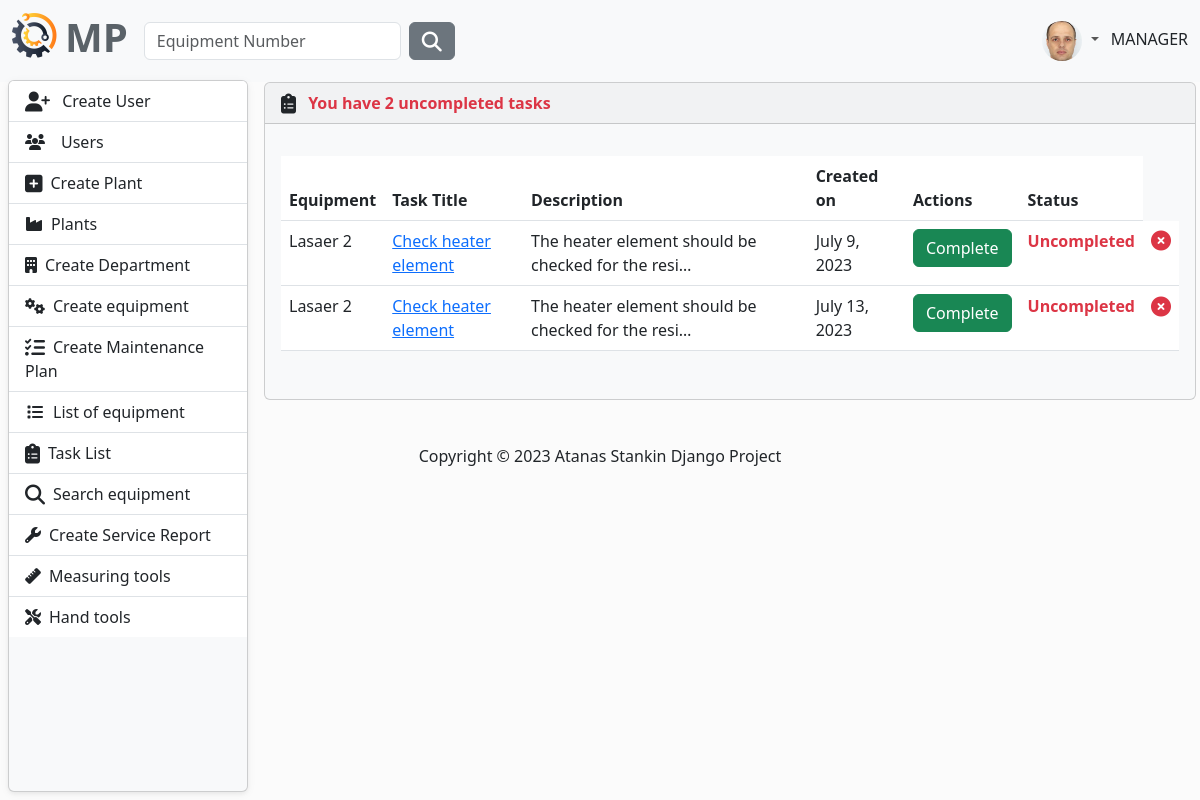
/task/task-list/ (signed in), run on the app's committed database.
### MaintenancePlanner/accounts/models.py (models this page shows, shortened)
class AppUser(AbstractUser, PermissionsMixin):
    first_name = models.CharField(
        max_length=30,
        validators=[
            MinLengthValidator(2),
            user_name_validator,
        ]
    )
    last_name = models.CharField(
        max_length=30,
        validators=[
            MinLengthValidator(2),
            user_name_validator,
        ]
    )
    email = models.EmailField(unique=True)
    class Role(models.TextChoices):
        MANAGER = "MANAGER", 'Manager'
        SUPERVISOR = "SUPERVISOR", 'Supervisor'
        OPERATOR = "OPERATOR", 'Operator'
    role = models.CharField(max_length=50, choices=Role.choices)

class Profile(models.Model):
    user = models.OneToOneField(AppUser, on_delete=models.CASCADE)
    image = models.ImageField(
        default='images/default.jpg',
        null=True,
        blank=True,
        upload_to='images/'
    )

### MaintenancePlanner/task/models.py (models this page shows, shortened)
class Task(models.Model):
    technician = models.ForeignKey(UserModel, on_delete=models.CASCADE)
    equipment = models.ForeignKey(
        to=Equipment,
        on_delete=models.CASCADE,
    )
    title = models.CharField(
        max_length=256,
    )
    description = models.TextField(null=True, blank=True)
    complete = models.BooleanField(default=False)
    created_on = models.DateField(auto_now_add=True)
    class Meta:
        ordering = ['complete']

### MaintenancePlanner/equipment/models.py (models this page shows)
class Equipment(models.Model):
    description = models.CharField(
        max_length=30,
        validators=[equipment_name_validator],
    )
    type = models.CharField(
        max_length=30,
        choices=TYPE_OF_EQUIPMENT
    )
    acquisition_date = models.DateField(
        blank=True,
        null=True,
        verbose_name='Acquisition Date',
    )
    acquisition_value = models.FloatField(
        blank=True,
        null=True,
        verbose_name='Acquisition Value',
    )
    currency_code = models.CharField(
        max_length=10,
        choices=CURRENCY_CHOICES,
        default='EUR',
    )
    year_of_manufacture = models.PositiveIntegerField(
        verbose_name='Year of Manufacture',
        null=True,
        blank=True,
    )
    manufacturer = models.CharField(
        max_length=30,
        blank=True,
        null=True,
    )
    model_number = models.CharField(
        max_length=30,
        blank=True,
        null=True,
        verbose_name='Model Number'
    )
    part_number = models.CharField(
        max_length=30,
        blank=True,
        null=True,
        verbose_name='Manufacturer Part Number',
    )
    serial_number = models.CharField(
        max_length=30,
        blank=True,
        null=True,
        verbose_name='Manufacturer Serial Number',
    )
    plant = models.ForeignKey(
        to=Plant,
        on_delete=models.CASCADE)
    department = models.ForeignKey(
        to=Department,
        on_delete=models.CASCADE)
    def __str__(self):
        return self.description

### MaintenancePlanner/task/views.py (the view)
# urls.py: path('task-list/', UserTaskList.as_view(), name='user-task-list'),
class UserTaskList(LoginRequiredMixin, ListView):
    model = Task
    context_object_name = 'tasks'
    template_name = 'user-task-list.html'
    ordering = ['equipment']
    def get_context_data(self, **kwargs):
        context = super().get_context_data(**kwargs)
        context['tasks'] = context['tasks'].filter(technician=self.request.user)
        context['count'] = context['tasks'].filter(complete=False).count()
        return context

### MaintenancePlanner/task/templates/user-task-list.html (shortened to what this page needs)
{% extends "base.html" %}
{% block content %}
    <article>
        {% if tasks %}
            <div class="card bg-light ms-1 me-4 mb-4 mt-0">
                <div class="card-header">
                    <i class="fa-solid fa-clipboard-list fa-lg me-2"></i>
                    {% if count > 0 %}
                        <span class="text-danger">
                            <strong>You have {{ count }} uncompleted task{{ count|pluralize:'s' }}</strong>
                        </span>
                    {% else %}
                        <span class="text-success">
                            <strong>You don't have any uncompleted task</strong>
                        </span>
                    {% endif %}
                </div>
                <div class="card-body">
                    <p class="card-text">
                    <div class="table-responsive">
                        <table class="table table-hover">
                            <thead>
                            <tr>
                                <th scope="col">Equipment</th>
                                <th scope="col">Task Title</th>
                                <th scope="col">Description</th>
                                <th scope="col">Created on</th>
                                <th scope="col">Actions</th>
                                <th scope="col">Status</th>
                            </tr>
                            </thead>
                            <tbody>
                            {% for task in  tasks %}
                                <tr>
                                    <td>
                                        {{ task.equipment }}
                                    </td>
                                    <td>
                                        <a class="link-primary" href="{% url 'user-update-task' task.id %}">
                                            {{ task.title }}
                                        </a>
                                    </td>
                                    <td>{{ task.description|truncatechars:50 }}</td>
                                    <td>{{ task.created_on }}</td>
                                    <td>
                                        {% if not task.complete %}
                                            <a class="btn btn-success" href="{% url 'complete-task' task.id %}">
                                            Complete
                                        </a>
                                        {% endif %}
                                    </td>
                                    <td>{% if task.complete %}
                                        <span class="text-success fw-bold">Completed</span>
                                    {% else %}
                                        <span class="text-danger fw-bold">Uncompleted</span>
                                    {% endif %}</td>
                                    <td>
                                        {% if task.complete %}
                                            <i class="fa-regular fa-circle-check fa-lg fw-bold text-success"></i>
                                        {% else %}
                                            <i class="fa-solid fa-circle-xmark fa-lg fw-bold text-danger"></i>
                                        {% endif %}
                                    </td>
                                </tr>
                            {% endfor %}
                            </tbody>
                        </table>
                    </div>
                    </p>
                </div>
            </div>
        {% endif %}
    </article>
{% endblock %}

### templates/partials/navbar.html (shortened to what this page needs)
{% load static %}
<nav class="navbar navbar-expand-lg bg-light" data-bs-theme="light">
    <div class="container-fluid">
        <a class="navbar-brand" href="{% url 'home-page' %}">
            <ul class="navbar-nav ms-auto d-flex flex-row">
                <li><img class="logo me-2" src="{% static 'img/logo.png' %}" alt="logo"></li>
                <li><h1 style="color: #5a6268; font-weight: bold">MP</h1></li>
            </ul>
        </a>
        <div class="collapse navbar-collapse" id="navbarColor01">
            {% if user.is_authenticated %}
                <form class="d-flex" method=POST action="{% url 'search-equipment' %}">
                    <input class="form-control me-sm-2" type="search" placeholder="Equipment Number"
                           name="number">
                    <button class="btn btn-secondary my-2 my-sm-0" type="submit"><i
                            class="fa-solid fa-magnifying-glass fa-lg"></i></button>
                </form>
            {% endif %}
            <ul class="navbar-nav ms-auto d-flex flex-row">
                {% if not request.user.is_authenticated %}
                    <li class="nav-item">
                        <a class="nav-link" href="{% url 'login' %}"><i
                                class="fa-solid fa-right-to-bracket fa-lg me-2"></i>Sig In
                        </a>
                    </li>
                {% else %}
                    <li class="nav-item dropdown">
                        <div class="btn-group dropdown">
                            <a class="nav-link dropdown-toggle" data-bs-toggle="dropdown" href="#" role="button"
                               aria-haspopup="true" aria-expanded="false">
                                {% if user.profile.image %}
                                    <img src="{{ user.profile.image.url }}" class="rounded-circle" height="40"
                                         loading="lazy"/>
                                {% else %}
                                    <img src="{% static 'img/profile-img.png' %}" class="rounded-circle" height="40"
                                         loading="lazy"/>
                                {% endif %}
                            </a>
                        </div>
                        {{ request.user.role }}
                    </li>
                {% endif %}
            </ul>
        </div>
    </div>
</nav>

### static/css/layout.css (style rules this page uses)
body { background-color: #fbfbfb; }
article { grid-area: content; margin-left: 20px; width: 100%; }

### static/css/side-bar.css (style rules this page uses)
body { background-color: #fbfbfb; }

### data on the page
AppUser: profile.image (picture), user.role "MANAGER"
Task: equipment "Lasaer 2", title "Check heater element", description "The heater element should be checked for the resi…", created_on "July 9, 2023", complete "Complete"
Task: equipment "Lasaer 2", title "Check heater element", description "The heater element should be checked for the resi…", created_on "July 13, 2023", complete "Complete"

### other printed values
{{ count }} "2"
